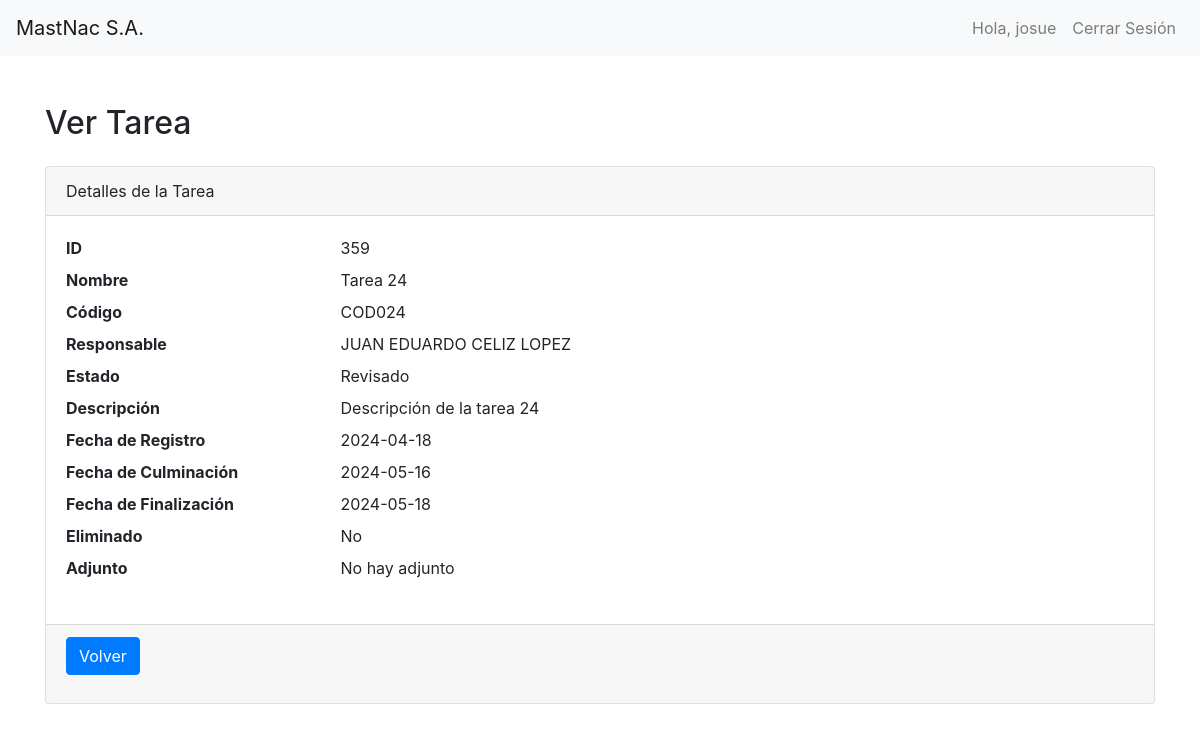
Screenshot of /view.php?id=359 (signed in) with the database file from the repository.
### tables this page shows
CREATE TABLE `tareas` (
  `id` int(11) NOT NULL,
  `codigo` varchar(20) NOT NULL,
  `nombre` varchar(100) NOT NULL,
  `descripcion` text NOT NULL,
  `fecha_de_registro` date NOT NULL,
  `fecha_culminacion` date NOT NULL,
  `fecha_finalizacion` date NOT NULL,
  `responsable` varchar(150) NOT NULL,
  `estado` varchar(100) NOT NULL,
  `eliminado` tinyint(1) NOT NULL,
  `adjunto` varchar(200) DEFAULT NULL
);

### view.php (the view, shortened to what this page needs)
<?php
include('conexion.php');
$id = $_GET['id'];
$sql = "SELECT * FROM tareas WHERE id = $id";
$result = $conn->query($sql);
$row = $result->fetch_assoc();
?>
<!DOCTYPE html>
<html lang="es">
<head>
    <link href="https://stackpath.bootstrapcdn.com/bootstrap/4.5.2/css/bootstrap.min.css" rel="stylesheet">
</head>
<body>
    <?php include('navbar.php'); ?>
    <div class="container mt-5">
        <h2 class="mb-4">Ver Tarea</h2>
        <div class="card">
            <div class="card-header">
                Detalles de la Tarea
            </div>
            <div class="card-body">
                <dl class="row">
                    <dt class="col-sm-3">ID</dt>
                    <dd class="col-sm-9"><?php echo $row['id']; ?></dd>
                    <dt class="col-sm-3">Nombre</dt>
                    <dd class="col-sm-9"><?php echo $row['nombre']; ?></dd>
                    <dt class="col-sm-3">Código</dt>
                    <dd class="col-sm-9"><?php echo $row['codigo']; ?></dd>
                    <dt class="col-sm-3">Responsable</dt>
                    <dd class="col-sm-9"><?php echo $row['responsable']; ?></dd>
                    <dt class="col-sm-3">Estado</dt>
                    <dd class="col-sm-9"><?php echo $row['estado']; ?></dd>
                    <dt class="col-sm-3">Descripción</dt>
                    <dd class="col-sm-9"><?php echo $row['descripcion']; ?></dd>
                    <dt class="col-sm-3">Fecha de Registro</dt>
                    <dd class="col-sm-9"><?php echo $row['fecha_de_registro']; ?></dd>
                    <dt class="col-sm-3">Fecha de Culminación</dt>
                    <dd class="col-sm-9"><?php echo $row['fecha_culminacion']; ?></dd>
                    <dt class="col-sm-3">Fecha de Finalización</dt>
                    <dd class="col-sm-9"><?php echo $row['fecha_finalizacion']; ?></dd>
                    <dt class="col-sm-3">Eliminado</dt>
                    <dd class="col-sm-9"><?php echo ($row['eliminado'] ? 'Si' : 'No'); ?></dd>
                    <dt class="col-sm-3">Adjunto</dt>
                    <dd class="col-sm-9">
                        <?php if ($row['adjunto']) { ?>
                            <a href="files/<?php echo $row['adjunto']; ?>" target="_blank">Ver Adjunto</a>
                        <?php } else { ?>
                            No hay adjunto
                        <?php } ?>
                    </dd>
                </dl>
            </div>
            <div class="card-footer">
                <a href="index.php" class="btn btn-primary mb-3">Volver</a>
            </div>
        </div>
    </div>
</body>
</html>

### rows the page displays
tareas: id "359", nombre "Tarea 24", codigo "COD024", responsable "JUAN EDUARDO CELIZ LOPEZ", estado "Revisado", descripcion "Descripción de la tarea 24", fecha_de_registro "2024-04-18", fecha_culminacion "2024-05-16", fecha_finalizacion "2024-05-18"

### other values shown
$_SESSION['username'] "josue"
